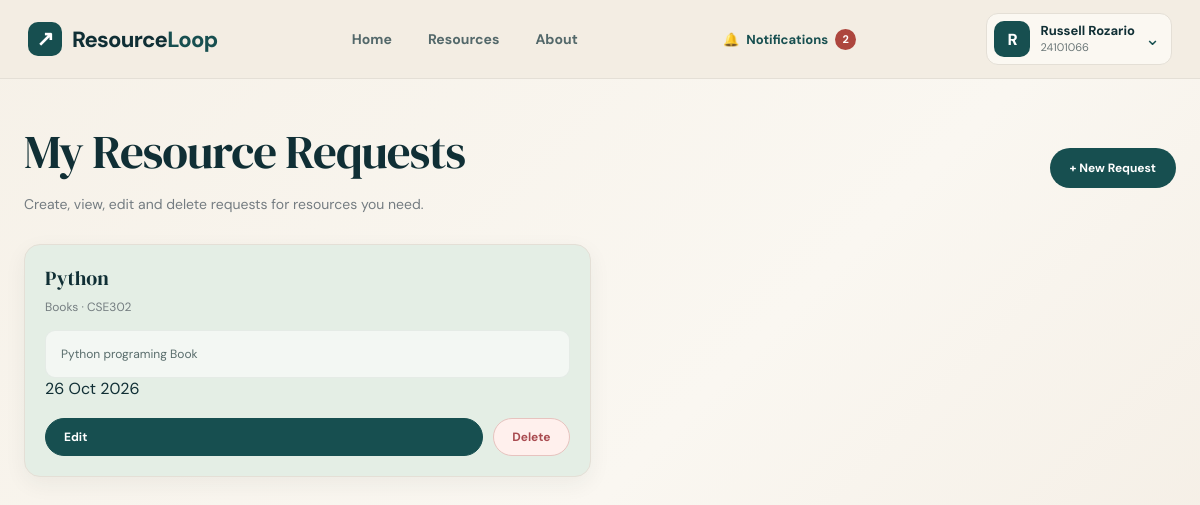
/resource-requests/ (signed in), run on the app's committed database.
### accounts/models.py (models this page shows, shortened)
class Student(models.Model):
    full_name = models.CharField(
        max_length=100
    )
    registration_id = models.CharField(
        max_length=50,
        unique=True
    )
    department = models.CharField(
        max_length=100
    )
    email = models.EmailField(
        unique=True
    )
    phone = models.CharField(
        max_length=15
    )
    password = models.CharField(
        max_length=128
    )

### requests_app/models.py (models this page shows, shortened)
class ResourceRequest(models.Model):
    CATEGORY_CHOICES = [
        ("books", "Books"),
        ("notes", "Notes"),
        ("equipment", "Equipment"),
        ("previous_questions", "Previous Questions"),
        ("course_materials", "Course Materials"),
    ]
    student = models.ForeignKey(
        Student,
        on_delete=models.CASCADE,
        related_name="resource_requests"
    )
    title = models.CharField(
        max_length=200
    )
    category = models.CharField(
        max_length=30,
        choices=CATEGORY_CHOICES
    )
    course_code = models.CharField(
        max_length=50,
        blank=True
    )
    description = models.TextField()
    created_at = models.DateTimeField(
        auto_now_add=True
    )

### requests_app/views.py (the view)
# urls.py: path('resource-requests/', views.resource_request_list, name='resource_request_list'),
def resource_request_list(request):
    student = get_current_student(request)
    if not student:
        return redirect("login")
    items = ResourceRequest.objects.filter(student=student).order_by("-created_at")
    return render(request, "resource_request_list.html", {
        "items": items, "student": student,
    })

### requests_app/context_processors.py (called while the page is built)
def navbar_notifications(request):
    student_id = request.session.get("student_id")
    if not student_id:
        return {"navbar_unread_notifications": 0}
    return {
        "navbar_unread_notifications": WebsiteNotification.objects.filter(
            recipient_id=student_id, is_read=False
        ).count()
    }

### requests_app/views.py (called while the page is built)
def get_current_student(request):
    student_id = request.session.get("student_id")
    if not student_id:
        return None
    return Student.objects.filter(
        id=student_id
    ).first()

### templates/resource_request_list.html (shortened to what this page needs)
{% load static %}
<!doctype html><html lang="en"><head><link rel="stylesheet" href="{% static 'css/product_requests.css' %}">    <link rel="stylesheet" href="{% static 'css/shared_theme.css' %}">
</head>
<body>{% include 'includes/navbar.html' %}
<main class="container"><div class="page-header"><div><h1>My Resource Requests</h1><p>Create, view, edit and delete requests for resources you need.</p></div><a class="browse-btn" href="{% url 'create_request' %}">+ New Request</a></div>
<div class="request-grid">{% for item in items %}<article class="request-card"><div class="product-info"><h3>{{ item.title }}</h3><p>{{ item.get_category_display }}{% if item.course_code %} · {{ item.course_code }}{% endif %}</p></div><div class="message-box">{{ item.description|linebreaksbr }}</div><p>{{ item.created_at|date:'d M Y' }}</p><div class="action-row"><a class="btn accept" href="{% url 'edit_resource_request' item.id %}">Edit</a><form method="post" action="{% url 'delete_resource_request' item.id %}">{% csrf_token %}<button class="btn reject" type="submit">Delete</button></form></div></article>{% empty %}<div class="empty-state"><h2>No resource requests yet</h2><a class="browse-btn" href="{% url 'create_request' %}">Create Request</a></div>{% endfor %}</div>
</main></body></html>

### templates/includes/navbar.html (shortened to what this page needs)
{% load static %}
<header class="rl-header">
  <div class="rl-header-inner">
    <a class="rl-brand" href="{% url 'home' %}"><span class="rl-brand-symbol">↗</span><span>Resource<span class="rl-brand-highlight">Loop</span></span></a>
    <nav class="rl-nav" aria-label="Main navigation">
      <a href="{% url 'home' %}" class="{% if request.resolver_match.url_name == 'home' %}rl-current{% endif %}">Home</a>
      <a href="{% url 'resources' %}" class="{% if request.resolver_match.url_name == 'resources' or request.resolver_match.url_name == 'resource_detail' %}rl-current{% endif %}">Resources</a>
      <a href="{% url 'about' %}" class="{% if request.resolver_match.url_name == 'about' %}rl-current{% endif %}">About</a>
    </nav>
    <a href="{% url 'notifications' %}" class="rl-notification-link " aria-label="Notifications{% if navbar_unread_notifications %}: {{ navbar_unread_notifications }} unread{% endif %}">
      <span aria-hidden="true">🔔</span> Notifications
      {% if navbar_unread_notifications %}<strong class="rl-notification-count">{{ navbar_unread_notifications }}</strong>{% endif %}
    </a>
    <details class="rl-profile-menu">
      <summary class="rl-profile-trigger" aria-label="Open account menu">
        <span class="rl-avatar">{{ request.session.full_name|default:'S'|slice:':1'|upper }}</span>
        <span class="rl-user"><strong>{{ request.session.full_name|default:'Student' }}</strong><small>{{ request.session.registration_id|default:'Student ID' }}</small></span>
        <span class="rl-arrow" aria-hidden="true">⌄</span>
      </summary>
    </details>
  </div>
</header>

### static/css/product_requests.css (style rules this page uses)
:root { --ink: #102f35; --teal: #174f50; --teal-dark: #103f41; --paper: #f6f1e8; --paper-soft: #fbf8f2; --nav-bg: #f3ede3; --muted: #747c81; --line: #e4dfd6; --green-soft: #e4eee5; --peach-soft: #f8e8da; --purple-soft: #ece9f2; --blue-soft: #e1edf4; --yellow-soft: #f8efd6; --shadow: 0 7px 22px rgba(34,52,48,.06); --hover-shadow: 0 15px 35px rgba(34,52,48,.11); }
* { margin: 0; padding: 0; box-sizing: border-box; }
body { font-family: 'DM Sans', Arial, sans-serif; background: linear-gradient( 135deg, #f6f1e8 0%, #faf7f1 55%, #f3ece2 100% ); color: var(--ink); min-height: 100vh; }
a { text-decoration: none; color: inherit; }
button, input { font: inherit; }
button { cursor: pointer; }
.container { max-width: 1240px; width: calc(100% - 48px); margin: 40px auto 70px; padding: 0; }
.page-header { display: flex; justify-content: space-between; align-items: center; gap: 20px; margin-bottom: 27px; }
.page-header h1 { font-family: 'DM Serif Display', Georgia, serif; font-size: clamp(34px, 4vw, 47px); font-weight: 400; letter-spacing: -1px; margin-bottom: 9px; color: var(--ink); }
.page-header p { color: var(--muted); font-size: 14px; line-height: 1.7; }
.request-grid { display: grid; grid-template-columns: repeat(2, minmax(0, 1fr)); gap: 19px; }
.request-card { min-width: 0; padding: 20px; background: var(--paper-soft); border: 1px solid var(--line); border-radius: 16px; box-shadow: var(--shadow); transition: transform .25s, box-shadow .25s; }
.request-card:nth-child(5n + 1) { background: var(--green-soft); }
.product-info { min-width: 0; }
.product-info h3 { font-family: 'DM Serif Display', Georgia, serif; font-size: 20px; font-weight: 400; line-height: 1.35; color: var(--ink); margin-bottom: 7px; overflow-wrap: anywhere; }
.product-info p { color: #747d80; font-size: 12px; margin-bottom: 9px; }
.message-box { margin-top: 15px; padding: 13px 15px; background: rgba(255,255,255,.55); border: 1px solid rgba(65,88,75,.08); border-radius: 10px; color: #586c6b; font-size: 12px; line-height: 1.7; overflow-wrap: anywhere; }
.action-row { margin-top: 19px; display: flex; align-items: center; gap: 10px; }
.action-row form { flex: 1; }
.btn { min-height: 38px; padding: 10px 18px; border: 1px solid transparent; border-radius: 25px; cursor: pointer; font-size: 12px; font-weight: 700; transition: background .2s, transform .2s; }
.action-row .btn { width: 100%; }
.btn.accept { background: var(--teal); color: white; border-color: var(--teal); }
.btn.reject { background: #fff0ed; color: #a94b50; border-color: #e7c3bf; }
.browse-btn { display: inline-block; background: var(--teal); color: white; padding: 12px 20px; border-radius: 25px; font-size: 12px; font-weight: 700; transition: .2s; }

### data on the page
Student: session.full_name "Russell Rozario"
ResourceRequest: title "Python", category "Books", course_code "CSE302", description "Python programing Book", created_at "26 Oct 2026"

### other printed values
{{ navbar_unread_notifications }} "2"
{{ request.session.full_name|default:'S'|slice:':1'|upper }} "R"
{{ request.session.registration_id|default:'Student ID' }} "24101066"
